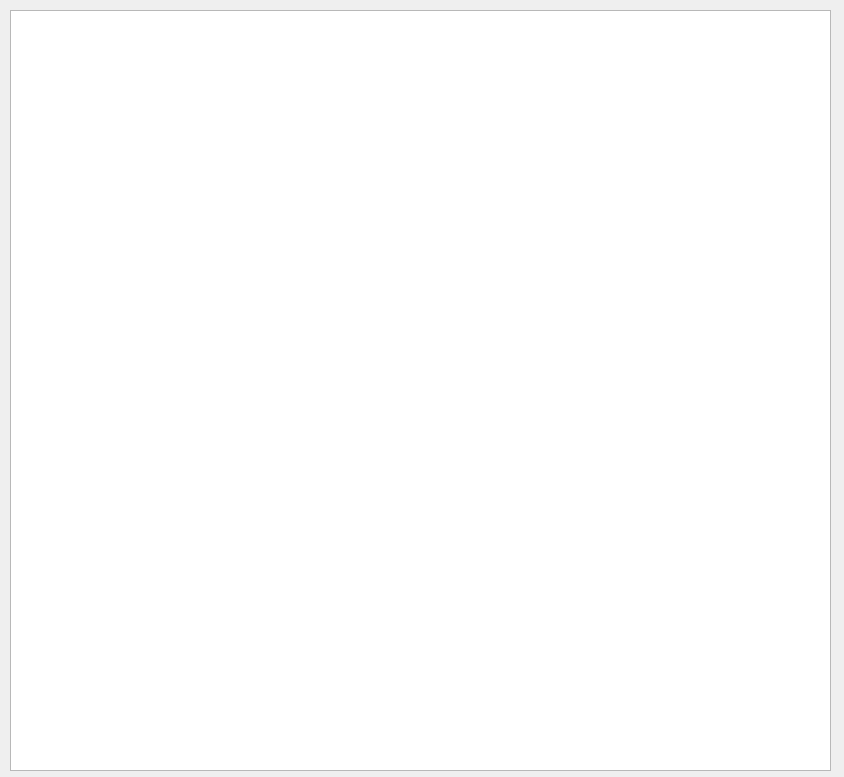
<?xml version="1.0" encoding="UTF-8"?>
<ui version="4.0">
 <class>Dialog</class>
 <widget class="QDialog" name="Dialog">
  <property name="geometry">
   <rect>
    <x>0</x>
    <y>0</y>
    <width>844</width>
    <height>777</height>
   </rect>
  </property>
  <property name="windowTitle">
   <string>Dialog</string>
  </property>
  <widget class="QColumnView" name="tabulka_mereni">
   <property name="geometry">
    <rect>
     <x>10</x>
     <y>10</y>
     <width>821</width>
     <height>761</height>
    </rect>
   </property>
  </widget>
 </widget>
 <resources/>
 <connections/>
</ui>
